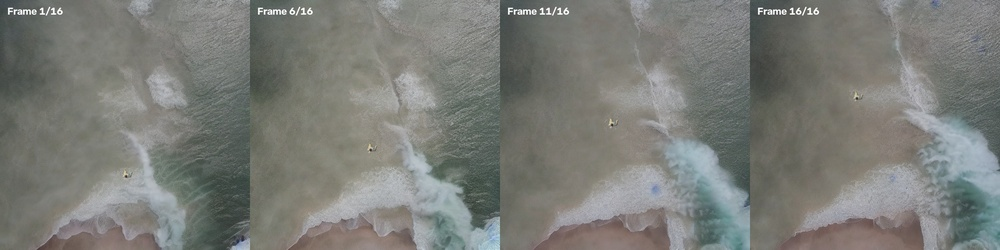
#> input picture runs/video_trials_with_swimmers/scenario_01_rip_neck_swimmer/scenario_01_rip_neck_swimmer_keyframes.jpg, 1000 x 250 px, shrunk from 2048 x 512 before the run, given in place of 22_human_103x101.png, which was not available
$ python add_swimmers_to_video.py
#> lines starting #> are read from the running program, lines starting #| are printed output that depends on the picture; after the words box and inside, x2 and y2 are one past the last pixel; in counts of white or black regions, pixels touching at a corner belong together; pictures that were not available may be replaced by others from this repository, and a replacement may not be noted
### utils/person_utils.py
"""
person_utils.py
────────────────
Utilities for person cutout loading, procedural cutout generation,
perspective scaling, RGBA compositing, and localized refinement mask creation
for Method 3 (Hybrid Person Imprinting + Diffusion Refinement).
"""

import os
from pathlib import Path
from typing import List, Tuple, Dict, Optional, Union
import numpy as np
import cv2
from PIL import Image, ImageDraw


# ──────────────────────────────────────────────────────────────────────────────
# Procedural Cutout Generator (Zero-dependency fallback)
# ──────────────────────────────────────────────────────────────────────────────

# [26 lines left out: function load_person_cutouts, not called in this run]


# ──────────────────────────────────────────────────────────────────────────────
# Photorealistic GrabCut Swimmer Extractor (Board-free & Zero Water Fringe)
# ──────────────────────────────────────────────────────────────────────────────

_CLEAN_CUTOUT_CACHE = {}

def extract_clean_swimmer_cutout(img_path: Union[str, Path], color_format: str = "BGR") -> np.ndarray:
    """
    Extracts an exact, board-free cutout of the swimmer body with zero foreign water fringe
    using iterative GrabCut alpha matting, HSV olive/green sea fringe filtering,
    and direct sunlight highlight compression.

    Args:
        img_path: Path to swimmer crop image.
        color_format: "BGR" (default for OpenCV) or "RGB" (for PIL).

    Returns:
        (H, W, 4) uint8 array [C1, C2, C3, Alpha].
    """
#> called with color_format = 'BGR'
    key = (str(img_path), color_format)
    if key in _CLEAN_CUTOUT_CACHE:
        return _CLEAN_CUTOUT_CACHE[key].copy()

    img = cv2.imread(str(img_path))
#> img is the input picture: shape (250, 1000, 3); mean B, G, R 119.6, 124.5, 122.8
    if img is None:
        raise FileNotFoundError(f"Cannot read image at {img_path}")
    h, w = img.shape[:2]
#> h = 250; w = 1000

    mask = np.zeros((h, w), np.uint8)
    bgd_model = np.zeros((1, 65), np.float64)
    fgd_model = np.zeros((1, 65), np.float64)

    margin_x = max(5, int(w * 0.10))
#> margin_x = 100
    margin_y = max(5, int(h * 0.08))
#> margin_y = 20
    rect = (margin_x, margin_y, max(1, w - 2 * margin_x), max(1, h - 2 * margin_y))
#> rect = (100, 20, 800, 210)
    cv2.grabCut(img, mask, rect, bgd_model, fgd_model, 6, cv2.GC_INIT_WITH_RECT)

    body_mask = np.where((mask == 2) | (mask == 0), 0, 1).astype("uint8") * 255

    # Suppress foreign olive/green water fringe from AFO source images
    hsv = cv2.cvtColor(img, cv2.COLOR_BGR2HSV)
#> hsv: shape (250, 1000, 3); mean H, S, V 49.2, 20.1, 126.7
    olive_water = (hsv[:, :, 0] >= 28) & (hsv[:, :, 0] <= 88) & (hsv[:, :, 1] >= 35)
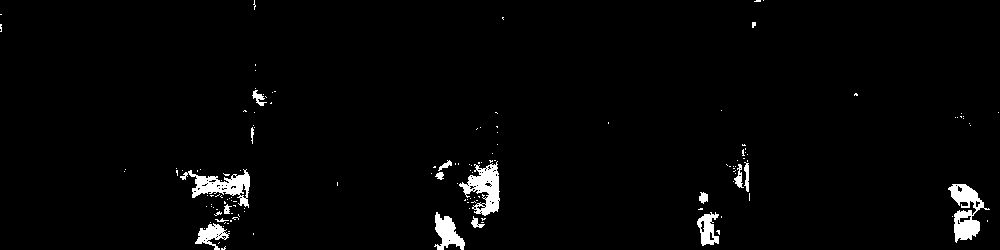
#> olive_water: shape (250, 1000) bool; 2.3% white; 143 white regions (126 under 20 px), largest, box (x1, y1, x2, y2) and area: (948, 184, 990, 243) 1108, (459, 161, 500, 216) 1093, (180, 169, 250, 208) 1040
    body_mask[olive_water] = 0

    # Morphological refinement
    kernel = cv2.getStructuringElement(cv2.MORPH_ELLIPSE, (3, 3))
    body_mask = cv2.morphologyEx(body_mask, cv2.MORPH_OPEN, kernel)
    body_mask = cv2.morphologyEx(body_mask, cv2.MORPH_CLOSE, kernel)

    # Subpixel anti-aliased edge smoothing
    alpha = cv2.GaussianBlur(body_mask, (3, 3), 0.75)

    b, g, r = cv2.split(img)
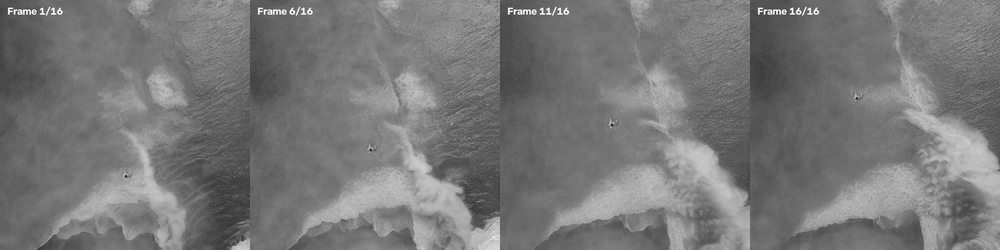
#> b: shape (250, 1000); min 29, max 255, mean 119.6
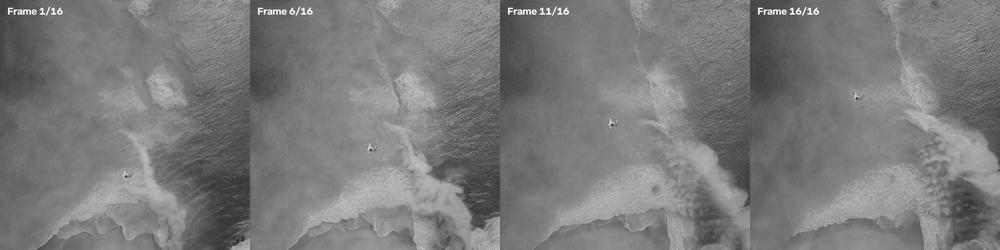
#> r: shape (250, 1000); min 30, max 255, mean 122.8

    # Soften clipped solar specular glare so skin retains natural warm tone
    lum = 0.299 * r.astype(np.float32) + 0.587 * g.astype(np.float32) + 0.114 * b.astype(np.float32)
    clipped = lum > 215
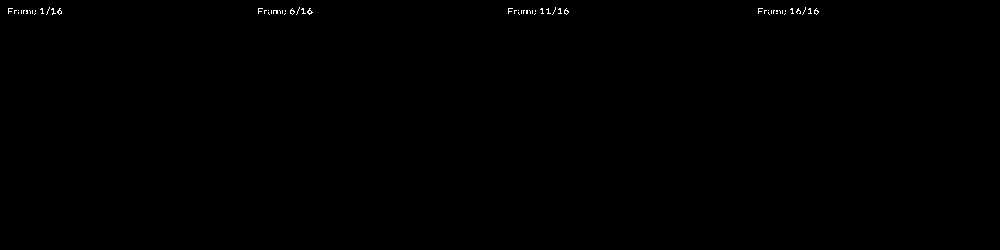
#> clipped: shape (250, 1000) bool; 0.17% white in thin lines or dots, all inside (x1, y1, x2, y2) = (8, 7, 819, 15)
    if np.any(clipped):
        r[clipped] = np.clip(r[clipped].astype(np.float32) * 0.88 + 18, 0, 255).astype(np.uint8)
#> r: shape (250, 1000); 0.17% of pixels changed, all inside (x1, y1, x2, y2) = (8, 7, 819, 15)
        g[clipped] = np.clip(g[clipped].astype(np.float32) * 0.88 + 10, 0, 255).astype(np.uint8)
#> g: shape (250, 1000); min 36, max 234, mean 124.4
        b[clipped] = np.clip(b[clipped].astype(np.float32) * 0.82 + 5, 0, 255).astype(np.uint8)
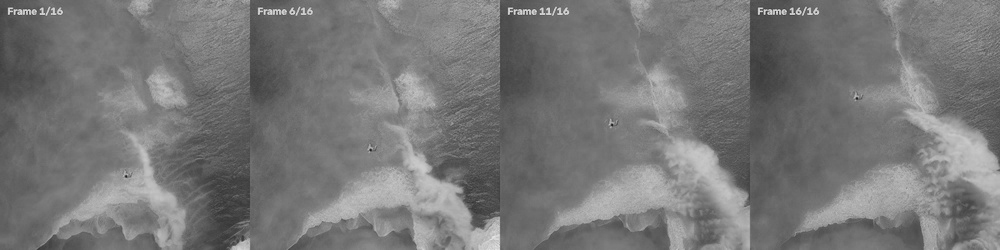
#> b: shape (250, 1000); 0.17% of pixels changed, all inside (x1, y1, x2, y2) = (8, 7, 819, 15)

    if color_format.upper() == "RGB":
        result = cv2.merge([r, g, b, alpha])
    else:
        result = cv2.merge([b, g, r, alpha])

    _CLEAN_CUTOUT_CACHE[key] = result
    return result.copy()


# ──────────────────────────────────────────────────────────────────────────────
# Physical Immersion & Beer-Lambert Depth Attenuation Blending
# ──────────────────────────────────────────────────────────────────────────────

# [347 lines left out: functions blend_swimmer_physically, calculate_perspective_scale, harmonize_color_and_lighting, apply_deep_alpha_matting, place_person_cutout, create_refinement_mask, not called in this run]

### scripts/video/add_swimmers_to_video.py
#!/usr/bin/env python3
"""
add_swimmers_to_video.py
────────────────────────
Composites realistic swimmers with physical water immersion and hydrodynamic
drift into rip current video sequences.

Features:
- Uses specialized aerial swimmer actions (freestyle, breaststroke, treading, floating)
- Implements authentic seaward hydrodynamic drift trajectories along rip current conduits
- Applies Beer-Lambert optical depth absorption & subsurface refraction
- Adds wave disturbance / swell bobbing around the swimmer
- Outputs high-quality MP4, animated WebP/GIF, and side-by-side comparison videos
"""

import argparse
import glob
import math
import os
import sys
from pathlib import Path
from typing import Dict, List, Optional, Tuple

import cv2
import numpy as np
from PIL import Image

sys.path.insert(0, str(Path(__file__).parent.parent.parent))
from utils.person_utils import blend_swimmer_physically, extract_clean_swimmer_cutout


# [160 lines left out: functions create_drift_trajectory, composite_swimmer_into_video, not called in this run]


def main():
    parser = argparse.ArgumentParser(description="Add Swimmers to Rip Current Videos")
    parser.add_argument(
        "--scenario",
        type=str,
        default="all",
        choices=["scenario_01", "scenario_02", "scenario_03", "scenario_04", "all"],
        help="Scenario ID to process (default: all)",
    )
    parser.add_argument(
        "--output_dir",
        type=str,
        default="runs/video_trials_with_swimmers",
        help="Directory to save output videos",
    )
    args = parser.parse_args()

    crops_dir = Path("data/afo_samples/a_1044_crops")
    sw_freestyle = extract_clean_swimmer_cutout(crops_dir / "22_human_103x101.png", color_format="BGR")
    sw_breaststroke = extract_clean_swimmer_cutout(crops_dir / "26_human_128x99.png", color_format="BGR")
#> call 2 of extract_clean_swimmer_cutout, with color_format = 'BGR'
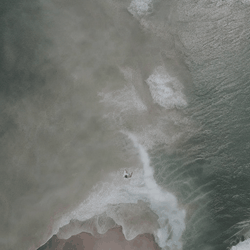
#> input picture runs/video_trials_with_swimmers/scenario_01_rip_neck_swimmer/scenario_01_rip_neck_swimmer_with_swimmer.gif, 250 x 250 px, shrunk from 512 x 512 before the run, given in place of 26_human_128x99.png, which was not available
#> in extract_clean_swimmer_cutout, img is the input picture: shape (250, 250, 3); mean B, G, R 114.7, 119.7, 117.2
#> in extract_clean_swimmer_cutout (call 2), `hsv = cv2.cvtColor(img, cv2.COLOR_BGR2HSV)`: hsv: shape (250, 250, 3); mean H, S, V 47.2, 15.1, 120.3
#> in extract_clean_swimmer_cutout (call 2), `olive_water = (hsv[:, :, 0] >= 28) & (hsv[:, :, 0] <= 88) & (hsv[:, :,..`:
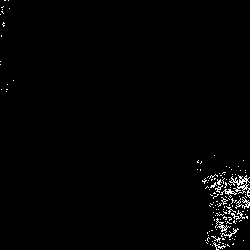
#> olive_water: shape (250, 250) bool; 1.4% white in thin lines or dots
#> in extract_clean_swimmer_cutout (call 2), `clipped = lum > 215`: clipped: shape (250, 250) bool; every value is 0
    sw_treading = extract_clean_swimmer_cutout(crops_dir / "46_human_135x162.png", color_format="BGR")
    sw_floating = extract_clean_swimmer_cutout(crops_dir / "30_human_151x134.png", color_format="BGR")

    scenarios = {
        "scenario_01": {
            "name": "scenario_01_rip_neck_swimmer",
            "title": "Freestyle Swimmer Drifting in Outgoing Rip Neck",
            "frames_dir": Path("runs/video_trials/scenario_01_rip_neck_swimmer/frames"),
            "swimmer_rgba": sw_freestyle,
            "start_pos": (260, 360),
            "end_pos": (220, 200),
            "scale": 0.36,
            "base_angle": -65.0,
            "submerged_axis": "horizontal",
            "depth_intensity": 0.28,
        },
        "scenario_02": {
            "name": "scenario_02_treading_near_waves",
            "title": "Swimmer Treading Water Near Breaking Surf",
            "frames_dir": Path("runs/video_trials/scenario_02_treading_near_waves/frames"),
            "swimmer_rgba": sw_treading,
            "start_pos": (255, 270),
            "end_pos": (245, 230),
            "scale": 0.32,
            "base_angle": -15.0,
            "submerged_axis": "vertical",
            "depth_intensity": 0.30,
        },
        "scenario_03": {
            "name": "scenario_03_freestyle_rip_plume",
            "title": "Breaststroke Swimmer in Outgoing Plume",
            "frames_dir": Path("runs/video_trials/scenario_03_freestyle_rip_plume/frames"),
            "swimmer_rgba": sw_breaststroke,
            "start_pos": (270, 340),
            "end_pos": (290, 180),
            "scale": 0.34,
            "base_angle": -75.0,
            "submerged_axis": "horizontal",
            "depth_intensity": 0.26,
        },
        "scenario_04": {
            "name": "scenario_04_rip_head_offshore",
            "title": "Floating Swimmer in Expanding Offshore Rip Head",
            "frames_dir": Path("runs/video_trials/scenario_04_rip_head_offshore/frames"),
            "swimmer_rgba": sw_floating,
            "start_pos": (250, 270),
            "end_pos": (220, 190),
            "scale": 0.33,
            "base_angle": -35.0,
            "submerged_axis": "vertical",
            "depth_intensity": 0.30,
        },
    }

    base_out = Path(args.output_dir)
    base_out.mkdir(parents=True, exist_ok=True)

    print("=" * 60)
    print("  Adding Photorealistic Harmonized Swimmers to Rip Current Videos")
    print("=" * 60)

    selected_scenarios = (
        scenarios.items()
        if args.scenario == "all"
        else [(args.scenario, scenarios[args.scenario])]
    )

    for sc_id, sc_cfg in selected_scenarios:
        print(f"\nProcessing {sc_id} ({sc_cfg['name']})...")
        if not sc_cfg["frames_dir"].exists():
            print(f"  Warning: {sc_cfg['frames_dir']} does not exist, skipping.")
            continue

        out_sub = base_out / sc_cfg["name"]
        composite_swimmer_into_video(
            frames_dir=sc_cfg["frames_dir"],
            output_dir=out_sub,
            swimmer_rgba=sc_cfg["swimmer_rgba"],
            start_pos=sc_cfg["start_pos"],
            end_pos=sc_cfg["end_pos"],
            scale=sc_cfg["scale"],
            base_angle=sc_cfg["base_angle"],
            submerged_axis=sc_cfg["submerged_axis"],
            depth_intensity=sc_cfg["depth_intensity"],
            scenario_name=sc_cfg["name"],
            title_label=sc_cfg["title"],
        )

    print("\n" + "=" * 60)
    print(f"All video sequences generated in '{base_out}'.")
    print("=" * 60)


if __name__ == "__main__":
#> (the run stopped early here; a loop or call above may not have finished)
